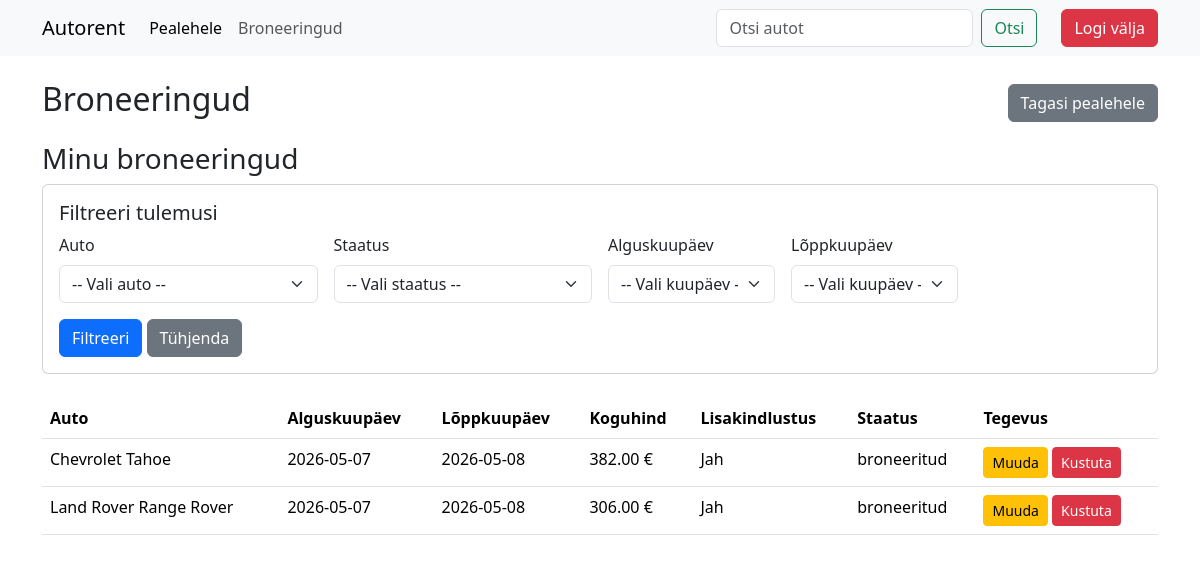
Before: /admin/my_rentals.php (signed in) with the older database file.
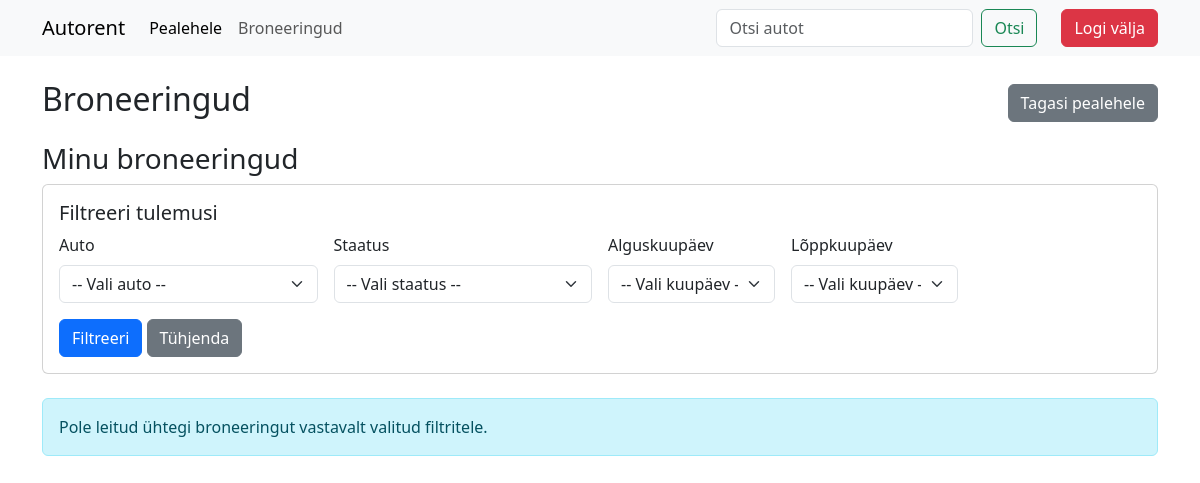
After: the same page with the newer database file.
### tables this page shows
CREATE TABLE `reservations` (
  `id` int(11) NOT NULL,
  `user_id` int(11) NOT NULL,
  `car_id` int(11) NOT NULL,
  `start_date` date NOT NULL,
  `end_date` date NOT NULL,
  `insurance` enum('jah','ei') NOT NULL,
  `total_price` decimal(10,2) NOT NULL,
  `status` enum('vaba','broneeritud','renditud','hoolduses') DEFAULT 'vaba',
  `created_at` timestamp NULL DEFAULT current_timestamp(),
  `lisakindlustus` enum('jah','ei') NOT NULL DEFAULT 'ei'
);

CREATE TABLE `cars` (
  `id` int(4) NOT NULL,
  `mark` varchar(255) NOT NULL,
  `model` varchar(255) NOT NULL,
  `engine` varchar(255) NOT NULL,
  `fuel` enum('bensiin','diisel','elekter','hübriid','gaas') NOT NULL,
  `price` int(4) NOT NULL,
  `image` varchar(255) NOT NULL,
  `year` year(4) NOT NULL,
  `transmission` enum('automaat','poolautomaat','manuaalne') NOT NULL,
  `seats` int(1) NOT NULL,
  `description` varchar(255) NOT NULL,
  `status` enum('vaba','broneeritud','rendidud','hoolduses') NOT NULL
);

### admin/my_rentals.php (the view, shortened to what this page needs)
<?php include('../config.php'); ?>
<?php include('../header.php'); ?>
<div class="container">
    <div class="d-flex justify-content-between align-items-center mb-3">
        <h2>Broneeringud</h2>
        <a href="<?php echo ($_SESSION['role'] === 'administraator') ? 'index.php' : '../index.php'; ?>" class="btn btn-secondary">Tagasi pealehele</a>
    </div>
    <?php
    if (!isset($_SESSION['tuvastamine'])) {
        echo '<div class="alert alert-warning">Palun logi sisse, et näha oma renditud autosid.</div>';
    } else {
        if ($_SESSION['role'] === 'administraator') {
            $pealkiri = 'Kõik broneeringud';
            $base_paring = "SELECT r.id, r.start_date, r.end_date, r.total_price, r.status, r.lisakindlustus, c.mark, c.model, u.email, u.first_name, u.last_name
                           FROM reservations r
                           JOIN cars c ON r.car_id = c.id
                           JOIN users u ON r.user_id = u.id";
        } else {
            $pealkiri = 'Minu broneeringud';
            $user_id = $_SESSION['user_id'];
            $base_paring = "SELECT r.id, r.start_date, r.end_date, r.total_price, r.status, r.lisakindlustus, c.mark, c.model
                           FROM reservations r
                           JOIN cars c ON r.car_id = c.id
                           WHERE r.user_id = $user_id";
        }
        $paring = $base_paring;
        $paring .= " ORDER BY r.start_date DESC";
        echo '<h3>' . $pealkiri . '</h3>';
        echo '<div class="card mb-4 p-3">
                <h5>Filtreeri tulemusi</h5>
                <form method="get" class="row g-3">
                    <div class="col-md-3">
                        <label for="car_filter" class="form-label">Auto</label>
                        <select class="form-select" id="car_filter" name="car_filter">
                            <option value="">-- Vali auto --</option>';
        echo '        </select>
                    </div>
                    <div class="col-md-3">
                        <label for="status_filter" class="form-label">Staatus</label>
                        <select class="form-select" id="status_filter" name="status_filter">
                            <option value="">-- Vali staatus --</option>';
        echo '        </select>
                    </div>
                    <div class="col-md-2">
                        <label for="start_date_filter" class="form-label">Alguskuupäev</label>
                        <select class="form-select" id="start_date_filter" name="start_date_filter">
                            <option value="">-- Vali kuupäev --</option>';
        echo '        </select>
                    </div>
                    <div class="col-md-2">
                        <label for="end_date_filter" class="form-label">Lõppkuupäev</label>
                        <select class="form-select" id="end_date_filter" name="end_date_filter">
                            <option value="">-- Vali kuupäev --</option>';
        echo '        </select>
                    </div>';
        echo '      <div class="col-12">
                        <button type="submit" class="btn btn-primary">Filtreeri</button>
                        <a href="my_rentals.php" class="btn btn-secondary">Tühjenda</a>
                    </div>
                </form>
            </div>';
        $valjund = mysqli_query($yhendus, $paring);
        if (mysqli_num_rows($valjund) > 0) {
            echo '<table class="table">
                    <thead>
                        <tr>
                            <th>Auto</th>
                            <th>Alguskuupäev</th>
                            <th>Lõppkuupäev</th>
                            <th>Koguhind</th>
                            <th>Lisakindlustus</th>
                            <th>Staatus</th>';
            echo '          <th>Tegevus</th>
                        </tr>
                    </thead>
                    <tbody>';
            while ($rida = mysqli_fetch_assoc($valjund)) {
                echo '<tr>
                        <td>' . $rida['mark'] . ' ' . $rida['model'] . '</td>
                        <td>' . $rida['start_date'] . '</td>
                        <td>' . $rida['end_date'] . '</td>
                        <td>' . $rida['total_price'] . ' €</td>
                        <td>' . ($rida['lisakindlustus'] === 'jah' ? 'Jah' : 'Ei') . '</td>
                        <td>' . $rida['status'] . '</td>';
                echo '      <td>
                            <a href="muuda_broneering.php?id=' . $rida['id'] . '" class="btn btn-warning btn-sm">Muuda</a>
                            <a href="kustuta_broneering.php?delid=' . $rida['id'] . '" class="btn btn-danger btn-sm" onclick="return confirm(\'Kas oled kindel?\');">Kustuta</a>
                        </td>
                    </tr>';
            }
            echo '</tbody></table>';
        } else {
            echo '<div class="alert alert-info">Pole leitud ühtegi broneeringut vastavalt valitud filtritele.</div>';
        }
    }
    ?>
</div>
  </body>
</html>

### header.php (shortened to what this page needs)
<!doctype html>
<html lang="et">
  <head>
    <link href="https://cdn.jsdelivr.net/npm/bootstrap@5.3.8/dist/css/bootstrap.min.css" rel="stylesheet">
  </head>
  <body>
      <nav class="navbar navbar-expand-lg bg-body-tertiary mb-4">
  <div class="container">
    <?php
        $reservationsLabel = 'Broneeringud';
    ?>
    <a class="navbar-brand" href="/index.php">Autorent</a>
    <div class="collapse navbar-collapse" id="navbarSupportedContent">
      <ul class="navbar-nav me-auto mb-2 mb-lg-0">
        <li class="nav-item">
          <a class="nav-link active" href="/index.php">Pealehele</a>
        </li>
        <?php if (!empty($_SESSION['tuvastamine'])): ?>
        <li class="nav-item">
          <a class="nav-link" href="/admin/my_rentals.php"><?php echo $reservationsLabel; ?></a>
        </li>
        <?php endif; ?>
      </ul>
      <form class="d-flex" role="search" method="get" action="/index.php">
        <input class="form-control me-2" type="search" placeholder="Otsi autot" aria-label="Search" name="otsi">
        <button class="btn btn-outline-success" type="submit">Otsi</button>
      </form>
      <?php if (!empty($_SESSION['tuvastamine'])): ?>
        <a href="/admin/logout.php" class="ms-4 btn btn-danger">Logi välja</a>
      <?php else: ?>
        <a href="/admin/login.php" class="ms-2 btn btn-primary">Logi sisse</a>
        <a href="/register.php" class="ms-2 btn btn-success">Registreeri</a>
      <?php endif; ?>
    </div>
  </div>
</nav>

Changed rows visible on the page:
removed reservations: car.mark "Chevrolet", car.model "Tahoe", start_date "2026-05-07", end_date "2026-05-08", total_price "382.00", lisakindlustus "Jah", status "broneeritud"
removed reservations: car.mark "Land Rover", car.model "Range Rover", start_date "2026-05-07", end_date "2026-05-08", total_price "306.00", lisakindlustus "Jah", status "broneeritud"
Other visible differences:
text no longer shown: "Auto Alguskuupäev Lõppkuupäev Koguhind Lisakindlustus Staatus Tegevus"
text now shown: "Pole leitud ühtegi broneeringut vastavalt valitud filtritele."
